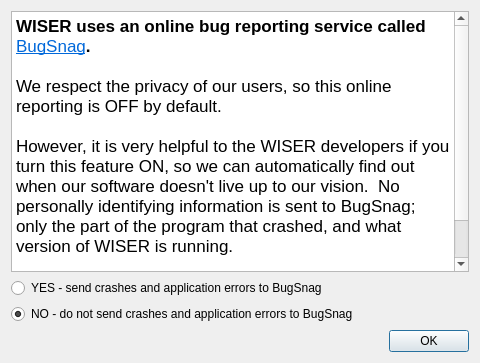
<?xml version="1.0" encoding="UTF-8"?>
<ui version="4.0">
 <class>BugReportingDialog</class>
 <widget class="QDialog" name="BugReportingDialog">
  <property name="geometry">
   <rect>
    <x>0</x>
    <y>0</y>
    <width>480</width>
    <height>363</height>
   </rect>
  </property>
  <property name="windowTitle">
   <string>Online Bug Reporting</string>
  </property>
  <layout class="QGridLayout" name="gridLayout">
   <item row="2" column="0">
    <widget class="QRadioButton" name="rbtn_dont_send_crashes">
     <property name="text">
      <string>NO - do not send crashes and application errors to BugSnag</string>
     </property>
     <property name="checked">
      <bool>true</bool>
     </property>
    </widget>
   </item>
   <item row="3" column="0">
    <widget class="QDialogButtonBox" name="buttonBox">
     <property name="orientation">
      <enum>Qt::Horizontal</enum>
     </property>
     <property name="standardButtons">
      <set>QDialogButtonBox::Ok</set>
     </property>
    </widget>
   </item>
   <item row="1" column="0">
    <widget class="QRadioButton" name="rbtn_send_crashes">
     <property name="text">
      <string>YES - send crashes and application errors to BugSnag</string>
     </property>
    </widget>
   </item>
   <item row="0" column="0">
    <widget class="QTextBrowser" name="textBrowser">
     <property name="html">
      <string>&lt;!DOCTYPE HTML PUBLIC &quot;-//W3C//DTD HTML 4.0//EN&quot; &quot;http://www.w3.org/TR/REC-html40/strict.dtd&quot;&gt;
&lt;html&gt;&lt;head&gt;&lt;meta name=&quot;qrichtext&quot; content=&quot;1&quot; /&gt;&lt;style type=&quot;text/css&quot;&gt;
p, li { white-space: pre-wrap; }
&lt;/style&gt;&lt;/head&gt;&lt;body style=&quot; font-family:'.AppleSystemUIFont'; font-size:13pt; font-weight:400; font-style:normal;&quot;&gt;
&lt;p style=&quot; margin-top:0px; margin-bottom:0px; margin-left:0px; margin-right:0px; -qt-block-indent:0; text-indent:0px;&quot;&gt;&lt;span style=&quot; font-weight:600;&quot;&gt;WISER uses an online bug reporting service called &lt;/span&gt;&lt;a href=&quot;https://www.bugsnag.com&quot;&gt;&lt;span style=&quot; text-decoration: underline; color:#0068da;&quot;&gt;BugSnag&lt;/span&gt;&lt;/a&gt;&lt;span style=&quot; font-weight:600;&quot;&gt;.&lt;/span&gt;&lt;/p&gt;
&lt;p style=&quot;-qt-paragraph-type:empty; margin-top:0px; margin-bottom:0px; margin-left:0px; margin-right:0px; -qt-block-indent:0; text-indent:0px; font-weight:600;&quot;&gt;&lt;br /&gt;&lt;/p&gt;
&lt;p style=&quot; margin-top:0px; margin-bottom:0px; margin-left:0px; margin-right:0px; -qt-block-indent:0; text-indent:0px;&quot;&gt;We respect the privacy of our users, so this online reporting is OFF by default.&lt;/p&gt;
&lt;p style=&quot;-qt-paragraph-type:empty; margin-top:0px; margin-bottom:0px; margin-left:0px; margin-right:0px; -qt-block-indent:0; text-indent:0px;&quot;&gt;&lt;br /&gt;&lt;/p&gt;
&lt;p style=&quot; margin-top:0px; margin-bottom:0px; margin-left:0px; margin-right:0px; -qt-block-indent:0; text-indent:0px;&quot;&gt;However, it is very helpful to the WISER developers if you turn this feature ON, so we can automatically find out when our software doesn't live up to our vision.  No personally identifying information is sent to BugSnag; only the part of the program that crashed, and what version of WISER is running.&lt;/p&gt;
&lt;p style=&quot;-qt-paragraph-type:empty; margin-top:0px; margin-bottom:0px; margin-left:0px; margin-right:0px; -qt-block-indent:0; text-indent:0px;&quot;&gt;&lt;br /&gt;&lt;/p&gt;
&lt;p style=&quot; margin-top:0px; margin-bottom:0px; margin-left:0px; margin-right:0px; -qt-block-indent:0; text-indent:0px;&quot;&gt;You can always change this setting in the WISER configuration dialog, if you change your mind!&lt;/p&gt;&lt;/body&gt;&lt;/html&gt;</string>
     </property>
    </widget>
   </item>
  </layout>
 </widget>
 <tabstops>
  <tabstop>textBrowser</tabstop>
  <tabstop>rbtn_send_crashes</tabstop>
  <tabstop>rbtn_dont_send_crashes</tabstop>
 </tabstops>
 <resources/>
 <connections>
  <connection>
   <sender>buttonBox</sender>
   <signal>accepted()</signal>
   <receiver>BugReportingDialog</receiver>
   <slot>accept()</slot>
   <hints>
    <hint type="sourcelabel">
     <x>254</x>
     <y>358</y>
    </hint>
    <hint type="destinationlabel">
     <x>157</x>
     <y>274</y>
    </hint>
   </hints>
  </connection>
  <connection>
   <sender>buttonBox</sender>
   <signal>rejected()</signal>
   <receiver>BugReportingDialog</receiver>
   <slot>reject()</slot>
   <hints>
    <hint type="sourcelabel">
     <x>322</x>
     <y>358</y>
    </hint>
    <hint type="destinationlabel">
     <x>286</x>
     <y>274</y>
    </hint>
   </hints>
  </connection>
 </connections>
</ui>
